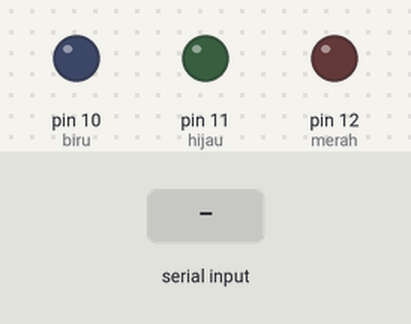
Simulated run of this sketch. Board: Arduino Uno, built with avr-gcc and run on an emulated ATmega328P. On the bench: output pins drawn as LEDs (lit = HIGH). Inputs (shaded band) come from the test bench. What the sketch prints to the serial monitor is not drawn.

Above: at 1.2 s.
1.3 s: "m1\n" received over Serial
At 1.8 s:
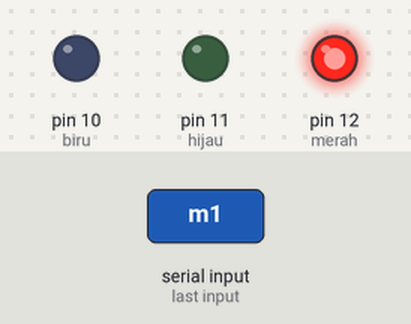
2.8 s: "b1\n" received over Serial
At 4.0 s:
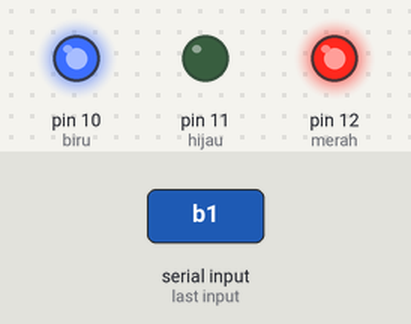
4.3 s: "m0\n" received over Serial
At 5.3 s:
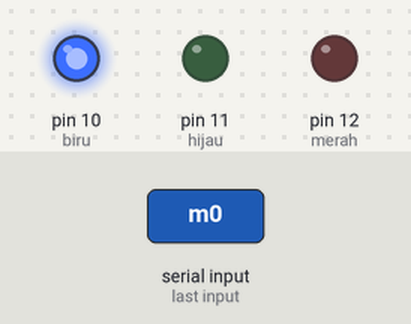
5.8 s: "h1\n" received over Serial
At 6.4 s:
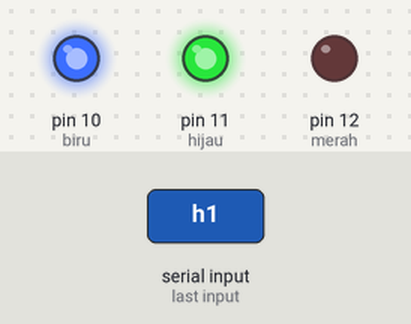
7.3 s: "b0\n" received over Serial
At 8.5 s:
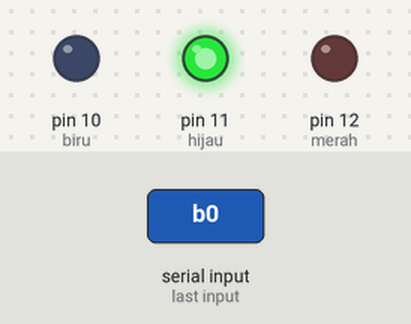
8.8 s: "h0\n" received over Serial
At 9.9 s:
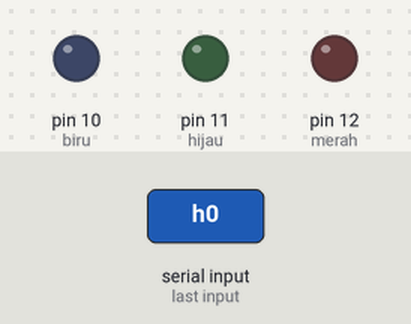
Timing chart, 0 to 11.3 s (numbered marks = the images above; inputs shaded):
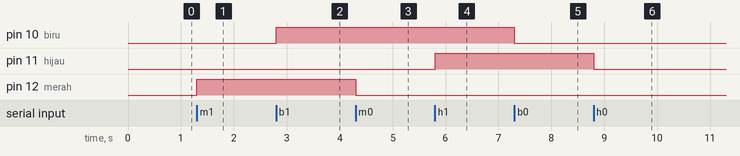

Measured:
- after the input at 1.3 s, pin 12 (merah): LOW → HIGH at once
- after the input at 2.8 s, pin 10 (biru): LOW → HIGH at once
- after the input at 4.3 s, pin 12 (merah): HIGH → LOW at once
- after the input at 5.8 s, pin 11 (hijau): LOW → HIGH at once
- after the input at 7.3 s, pin 10 (biru): HIGH → LOW at once
- after the input at 8.8 s, pin 11 (hijau): HIGH → LOW at once

The sketch:

SimpleControllerArduino.ino
```cpp
int merah=12;
int hijau=11;
int biru=10;
void setup() {
  Serial.begin(9600);
  Serial.println("Enter Command!");
  pinMode(merah,OUTPUT);
  pinMode(hijau,OUTPUT);
  pinMode(biru,OUTPUT);
}

char rx_byte = 0;
String rx_str = "";

void loop() {
  if (Serial.available() > 0) {    // is a character available?
    rx_byte = Serial.read();       // get the character

    if (rx_byte != '\n') {
      // a character of the string was received
      rx_str += rx_byte;
    }
    else {
      // end of string
      if(rx_str == "m1"){
        digitalWrite(merah,HIGH);
        rx_str="";
      }else if(rx_str=="m0"){
        digitalWrite(merah,LOW);
        rx_str="";
      }else if(rx_str=="b1"){
        digitalWrite(biru,HIGH);
        rx_str="";
      }else if(rx_str=="b0"){
        digitalWrite(biru,LOW);
        rx_str="";
      }else if(rx_str=="h1"){
        digitalWrite(hijau,HIGH);
        rx_str="";
      }else if(rx_str=="h0"){
        digitalWrite(hijau,LOW);
        rx_str="";
      }
      else{
        Serial.println("Wrong Command!");
        rx_str="";
      }
    }
  } // end: if (Serial.available() > 0)
}
```
